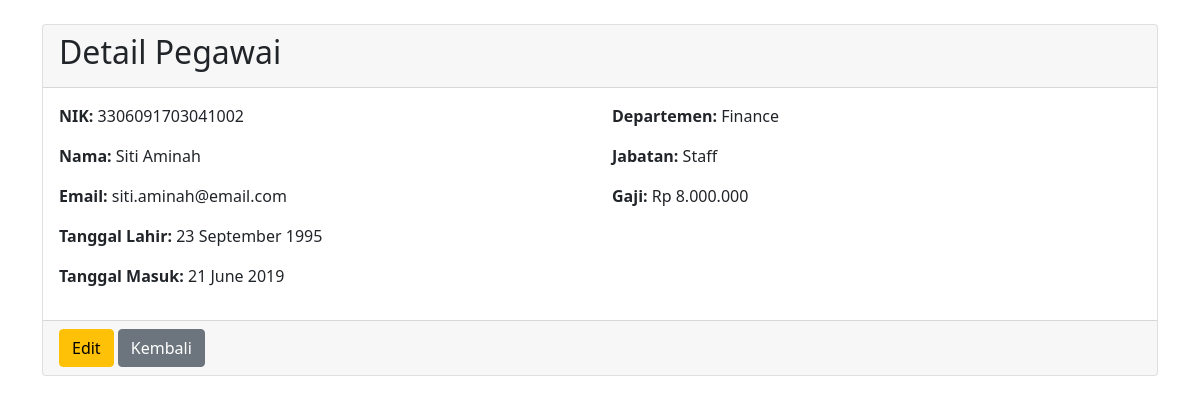
The app's page /employees/view.php?id=3 (signed in) with its own data.
### tables this page shows
CREATE TABLE `employees` (
  `emp_id` int(11) NOT NULL AUTO_INCREMENT,
  `nik` varchar(20) NOT NULL,
  `full_name` varchar(100) NOT NULL,
  `email` varchar(100) NOT NULL,
  `birth_date` date DEFAULT NULL,
  `hire_date` date DEFAULT NULL,
  `dept_id` int(11) DEFAULT NULL,
  `position_id` int(11) DEFAULT NULL,
  `salary` decimal(15,2) DEFAULT NULL,
  `created_at` timestamp NOT NULL DEFAULT current_timestamp(),
  `updated_at` timestamp NOT NULL DEFAULT current_timestamp() ON UPDATE current_timestamp(),
  PRIMARY KEY (`emp_id`),
  UNIQUE KEY `nik` (`nik`),
  UNIQUE KEY `email` (`email`),
  KEY `dept_id` (`dept_id`),
  KEY `position_id` (`position_id`),
  CONSTRAINT `employees_ibfk_1` FOREIGN KEY (`dept_id`) REFERENCES `departments` (`dept_id`),
  CONSTRAINT `employees_ibfk_2` FOREIGN KEY (`position_id`) REFERENCES `positions` (`position_id`)
);

CREATE TABLE `departments` (
  `dept_id` int(11) NOT NULL AUTO_INCREMENT,
  `dept_name` varchar(100) NOT NULL,
  `created_at` timestamp NOT NULL DEFAULT current_timestamp(),
  PRIMARY KEY (`dept_id`)
);

CREATE TABLE `positions` (
  `position_id` int(11) NOT NULL AUTO_INCREMENT,
  `position_name` varchar(100) NOT NULL,
  `salary_range_min` decimal(15,2) DEFAULT NULL,
  `salary_range_max` decimal(15,2) DEFAULT NULL,
  `created_at` timestamp NOT NULL DEFAULT current_timestamp(),
  PRIMARY KEY (`position_id`)
);

### employees/view.php (the view, shortened to what this page needs)
<?php
$database = new Database();
$db = $database->getConnection();
if (isset($_GET['id'])) {
    $emp_id = $_GET['id'];
    try {
        $query = "SELECT
            e.emp_id,
            e.nik,
            e.full_name,
            e.email,
            e.birth_date,
            e.hire_date,
            d.dept_name,
            p.position_name,
            e.salary
        FROM employees e
        LEFT JOIN departments d ON e.dept_id = d.dept_id
        LEFT JOIN positions p ON e.position_id = p.position_id
        WHERE e.emp_id = ?";
        $stmt = $db->prepare($query);
        $stmt->execute([$emp_id]);
        $employee = $stmt->fetch(PDO::FETCH_ASSOC);
    } catch (PDOException $e) {
        error_log("Database Error: " . $e->getMessage());
        die("Maaf, terjadi kesalahan dalam mengakses data.");
    }
} else {
    header("Location: index.php");
    exit();
}
?>
<!DOCTYPE html>
<html lang="id">
<head>
    <link href="https://cdn.jsdelivr.net/npm/bootstrap@5.1.3/dist/css/bootstrap.min.css" rel="stylesheet">
</head>
<body>
    <div class="container mt-4">
        <div class="card">
            <div class="card-header">
                <h2>Detail Pegawai</h2>
            </div>
            <div class="card-body">
                <div class="row">
                    <div class="col-md-6">
                        <p><strong>NIK:</strong> <?php echo htmlspecialchars($employee['nik']); ?></p>
                        <p><strong>Nama:</strong> <?php echo htmlspecialchars($employee['full_name']); ?></p>
                        <p><strong>Email:</strong> <?php echo htmlspecialchars($employee['email']); ?></p>
                        <p><strong>Tanggal Lahir:</strong> <?php echo date('d F Y', strtotime($employee['birth_date'])); ?></p>
                        <p><strong>Tanggal Masuk:</strong> <?php echo date('d F Y', strtotime($employee['hire_date'])); ?></p>
                    </div>
                    <div class="col-md-6">
                        <p><strong>Departemen:</strong> <?php echo htmlspecialchars($employee['dept_name']); ?></p>
                        <p><strong>Jabatan:</strong> <?php echo htmlspecialchars($employee['position_name']); ?></p>
                        <p><strong>Gaji:</strong> Rp <?php echo number_format($employee['salary'], 0, ',', '.'); ?></p>
                    </div>
                </div>
            </div>
            <div class="card-footer">
                <a href="edit.php?id=<?php echo htmlspecialchars($employee['emp_id']); ?>" class="btn btn-warning">Edit</a>
                <a href="index.php" class="btn btn-secondary">Kembali</a>
            </div>
        </div>
    </div>
</body>
</html>

### records on screen
employees: nik "3306091703041002", full_name "Siti Aminah", email "siti.aminah@email.com", birth_date "23 September 1995", hire_date "21 June 2019", dept.dept_name "Finance", position.position_name "Staff", salary "8.000.000"
